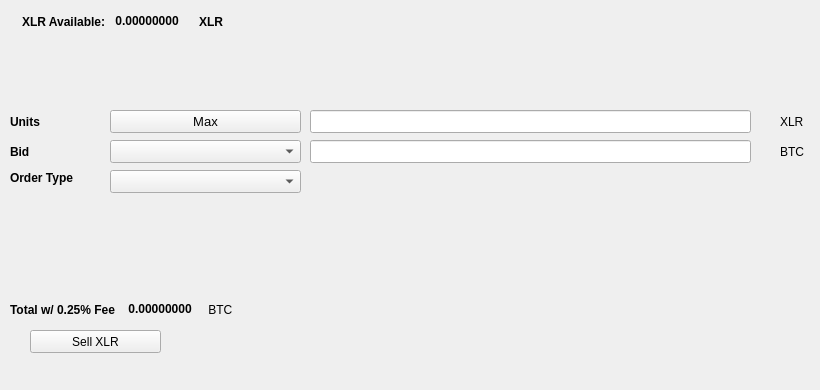
   <widget class="QWidget" name="SellTab">
    <attribute name="title">
     <string>Sell</string>
    </attribute>
    <widget class="QLabel" name="label_16">
     <property name="geometry">
      <rect>
       <x>780</x>
       <y>140</y>
       <width>31</width>
       <height>23</height>
      </rect>
     </property>
     <property name="text">
      <string>BTC</string>
     </property>
    </widget>
    <widget class="QComboBox" name="SellBidcomboBox">
     <property name="geometry">
      <rect>
       <x>110</x>
       <y>140</y>
       <width>191</width>
       <height>23</height>
      </rect>
     </property>
     <property name="font">
      <font>
       <pointsize>10</pointsize>
      </font>
     </property>
    </widget>
    <widget class="QLabel" name="label_18">
     <property name="geometry">
      <rect>
       <x>10</x>
       <y>110</y>
       <width>46</width>
       <height>23</height>
      </rect>
     </property>
     <property name="font">
      <font>
       <weight>75</weight>
       <bold>true</bold>
      </font>
     </property>
     <property name="text">
      <string>Units</string>
     </property>
    </widget>
    <widget class="QPushButton" name="Sell_Max_Amount">
     <property name="geometry">
      <rect>
       <x>110</x>
       <y>110</y>
       <width>191</width>
       <height>23</height>
      </rect>
     </property>
     <property name="font">
      <font>
       <pointsize>10</pointsize>
      </font>
     </property>
     <property name="text">
      <string>Max</string>
     </property>
    </widget>
    <widget class="QLabel" name="label_20">
     <property name="geometry">
      <rect>
       <x>10</x>
       <y>170</y>
       <width>91</width>
       <height>16</height>
      </rect>
     </property>
     <property name="font">
      <font>
       <weight>75</weight>
       <bold>true</bold>
      </font>
     </property>
     <property name="text">
      <string>Order Type</string>
     </property>
    </widget>
    <widget class="QComboBox" name="SellOrdertypeCombo">
     <property name="geometry">
      <rect>
       <x>110</x>
       <y>170</y>
       <width>191</width>
       <height>23</height>
      </rect>
     </property>
     <property name="font">
      <font>
       <pointsize>10</pointsize>
      </font>
     </property>
    </widget>
    <widget class="QLabel" name="label_21">
     <property name="geometry">
      <rect>
       <x>10</x>
       <y>140</y>
       <width>46</width>
       <height>23</height>
      </rect>
     </property>
     <property name="font">
      <font>
       <weight>75</weight>
       <bold>true</bold>
      </font>
     </property>
     <property name="text">
      <string>Bid</string>
     </property>
    </widget>
    <widget class="QLabel" name="label_22">
     <property name="geometry">
      <rect>
       <x>780</x>
       <y>110</y>
       <width>31</width>
       <height>23</height>
      </rect>
     </property>
     <property name="text">
      <string>XLR</string>
     </property>
    </widget>
    <widget class="QLineEdit" name="UnitsInputXLR">
     <property name="geometry">
      <rect>
       <x>310</x>
       <y>110</y>
       <width>441</width>
       <height>23</height>
      </rect>
     </property>
     <property name="font">
      <font>
       <pointsize>9</pointsize>
       <weight>75</weight>
       <bold>true</bold>
      </font>
     </property>
    </widget>
    <widget class="QLineEdit" name="SellBidPriceEdit">
     <property name="geometry">
      <rect>
       <x>310</x>
       <y>140</y>
       <width>441</width>
       <height>23</height>
      </rect>
     </property>
     <property name="font">
      <font>
       <pointsize>9</pointsize>
       <weight>75</weight>
       <bold>true</bold>
      </font>
     </property>
    </widget>
    <widget class="QPushButton" name="SellXLRBTN">
     <property name="geometry">
      <rect>
       <x>30</x>
       <y>330</y>
       <width>131</width>
       <height>23</height>
      </rect>
     </property>
     <property name="text">
      <string>Sell XLR</string>
     </property>
     <property name="icon">
      <iconset resource="../tesla">
       <normaloff>:/icons/bitcoin</normaloff>:/icons/bitcoin</iconset>
     </property>
    </widget>
    <widget class="QWidget" name="layoutWidget3">
     <property name="geometry">
      <rect>
       <x>22</x>
       <y>12</y>
       <width>258</width>
       <height>19</height>
      </rect>
     </property>
     <layout class="QHBoxLayout" name="horizontalLayout">
      <item>
       <widget class="QLabel" name="label232_2">
        <property name="font">
         <font>
          <weight>75</weight>
          <bold>true</bold>
         </font>
        </property>
        <property name="text">
         <string>XLR Available:</string>
        </property>
       </widget>
      </item>
      <item>
       <widget class="QLabel" name="XLRAvailableLabel">
        <property name="palette">
         <palette>
          <active>
           <colorrole role="WindowText">
            <brush brushstyle="SolidPattern">
             <color alpha="255">
              <red>0</red>
              <green>0</green>
              <blue>0</blue>
             </color>
            </brush>
           </colorrole>
           <colorrole role="Button">
            <brush brushstyle="SolidPattern">
             <color alpha="255">
              <red>0</red>
              <green>170</green>
              <blue>0</blue>
             </color>
            </brush>
           </colorrole>
           <colorrole role="Light">
            <brush brushstyle="SolidPattern">
             <color alpha="255">
              <red>0</red>
              <green>255</green>
              <blue>0</blue>
             </color>
            </brush>
           </colorrole>
           <colorrole role="Midlight">
            <brush brushstyle="SolidPattern">
             <color alpha="255">
              <red>0</red>
              <green>212</green>
              <blue>0</blue>
             </color>
            </brush>
           </colorrole>
           <colorrole role="Dark">
            <brush brushstyle="SolidPattern">
             <color alpha="255">
              <red>0</red>
              <green>85</green>
              <blue>0</blue>
             </color>
            </brush>
           </colorrole>
           <colorrole role="Mid">
            <brush brushstyle="SolidPattern">
             <color alpha="255">
              <red>0</red>
              <green>113</green>
              <blue>0</blue>
             </color>
            </brush>
           </colorrole>
           <colorrole role="Text">
            <brush brushstyle="SolidPattern">
             <color alpha="255">
              <red>0</red>
              <green>170</green>
              <blue>0</blue>
             </color>
            </brush>
           </colorrole>
           <colorrole role="BrightText">
            <brush brushstyle="SolidPattern">
             <color alpha="255">
              <red>255</red>
              <green>255</green>
              <blue>255</blue>
             </color>
            </brush>
           </colorrole>
           <colorrole role="ButtonText">
            <brush brushstyle="SolidPattern">
             <color alpha="255">
              <red>0</red>
              <green>0</green>
              <blue>0</blue>
             </color>
            </brush>
           </colorrole>
           <colorrole role="Base">
            <brush brushstyle="SolidPattern">
             <color alpha="255">
              <red>255</red>
              <green>255</green>
              <blue>255</blue>
             </color>
            </brush>
           </colorrole>
           <colorrole role="Window">
            <brush brushstyle="SolidPattern">
             <color alpha="255">
              <red>0</red>
              <green>170</green>
              <blue>0</blue>
             </color>
            </brush>
           </colorrole>
           <colorrole role="Shadow">
            <brush brushstyle="SolidPattern">
             <color alpha="255">
              <red>0</red>
              <green>0</green>
              <blue>0</blue>
             </color>
            </brush>
           </colorrole>
           <colorrole role="AlternateBase">
            <brush brushstyle="SolidPattern">
             <color alpha="255">
              <red>127</red>
              <green>212</green>
              <blue>127</blue>
             </color>
            </brush>
           </colorrole>
           <colorrole role="ToolTipBase">
            <brush brushstyle="SolidPattern">
             <color alpha="255">
              <red>255</red>
              <green>255</green>
              <blue>220</blue>
             </color>
            </brush>
           </colorrole>
           <colorrole role="ToolTipText">
            <brush brushstyle="SolidPattern">
             <color alpha="255">
              <red>0</red>
              <green>0</green>
              <blue>0</blue>
             </color>
            </brush>
           </colorrole>
          </active>
          <inactive>
           <colorrole role="WindowText">
            <brush brushstyle="SolidPattern">
             <color alpha="255">
              <red>0</red>
              <green>0</green>
              <blue>0</blue>
             </color>
            </brush>
           </colorrole>
           <colorrole role="Button">
            <brush brushstyle="SolidPattern">
             <color alpha="255">
              <red>0</red>
              <green>170</green>
              <blue>0</blue>
             </color>
            </brush>
           </colorrole>
           <colorrole role="Light">
            <brush brushstyle="SolidPattern">
             <color alpha="255">
              <red>0</red>
              <green>255</green>
              <blue>0</blue>
             </color>
            </brush>
           </colorrole>
           <colorrole role="Midlight">
            <brush brushstyle="SolidPattern">
             <color alpha="255">
              <red>0</red>
              <green>212</green>
              <blue>0</blue>
             </color>
            </brush>
           </colorrole>
           <colorrole role="Dark">
            <brush brushstyle="SolidPattern">
             <color alpha="255">
              <red>0</red>
              <green>85</green>
              <blue>0</blue>
             </color>
            </brush>
           </colorrole>
           <colorrole role="Mid">
            <brush brushstyle="SolidPattern">
             <color alpha="255">
              <red>0</red>
              <green>113</green>
              <blue>0</blue>
             </color>
            </brush>
           </colorrole>
           <colorrole role="Text">
            <brush brushstyle="SolidPattern">
             <color alpha="255">
              <red>0</red>
              <green>170</green>
              <blue>0</blue>
             </color>
            </brush>
           </colorrole>
           <colorrole role="BrightText">
            <brush brushstyle="SolidPattern">
             <color alpha="255">
              <red>255</red>
              <green>255</green>
              <blue>255</blue>
             </color>
            </brush>
           </colorrole>
           <colorrole role="ButtonText">
            <brush brushstyle="SolidPattern">
             <color alpha="255">
              <red>0</red>
              <green>0</green>
              <blue>0</blue>
             </color>
            </brush>
           </colorrole>
           <colorrole role="Base">
            <brush brushstyle="SolidPattern">
             <color alpha="255">
              <red>255</red>
              <green>255</green>
              <blue>255</blue>
             </color>
            </brush>
           </colorrole>
           <colorrole role="Window">
            <brush brushstyle="SolidPattern">
             <color alpha="255">
              <red>0</red>
              <green>170</green>
              <blue>0</blue>
             </color>
            </brush>
           </colorrole>
           <colorrole role="Shadow">
            <brush brushstyle="SolidPattern">
             <color alpha="255">
              <red>0</red>
              <green>0</green>
              <blue>0</blue>
             </color>
            </brush>
           </colorrole>
           <colorrole role="AlternateBase">
            <brush brushstyle="SolidPattern">
             <color alpha="255">
              <red>127</red>
              <green>212</green>
              <blue>127</blue>
             </color>
            </brush>
           </colorrole>
           <colorrole role="ToolTipBase">
            <brush brushstyle="SolidPattern">
             <color alpha="255">
              <red>255</red>
              <green>255</green>
              <blue>220</blue>
             </color>
            </brush>
           </colorrole>
           <colorrole role="ToolTipText">
            <brush brushstyle="SolidPattern">
             <color alpha="255">
              <red>0</red>
              <green>0</green>
              <blue>0</blue>
             </color>
            </brush>
           </colorrole>
          </inactive>
          <disabled>
           <colorrole role="WindowText">
            <brush brushstyle="SolidPattern">
             <color alpha="255">
              <red>0</red>
              <green>85</green>
              <blue>0</blue>
             </color>
            </brush>
           </colorrole>
           <colorrole role="Button">
            <brush brushstyle="SolidPattern">
             <color alpha="255">
              <red>0</red>
              <green>170</green>
              <blue>0</blue>
             </color>
            </brush>
           </colorrole>
           <colorrole role="Light">
            <brush brushstyle="SolidPattern">
             <color alpha="255">
              <red>0</red>
              <green>255</green>
              <blue>0</blue>
             </color>
            </brush>
           </colorrole>
           <colorrole role="Midlight">
            <brush brushstyle="SolidPattern">
             <color alpha="255">
              <red>0</red>
              <green>212</green>
              <blue>0</blue>
             </color>
            </brush>
           </colorrole>
           <colorrole role="Dark">
            <brush brushstyle="SolidPattern">
             <color alpha="255">
              <red>0</red>
              <green>85</green>
              <blue>0</blue>
             </color>
            </brush>
           </colorrole>
           <colorrole role="Mid">
            <brush brushstyle="SolidPattern">
             <color alpha="255">
              <red>0</red>
              <green>113</green>
              <blue>0</blue>
             </color>
            </brush>
           </colorrole>
           <colorrole role="Text">
            <brush brushstyle="SolidPattern">
             <color alpha="255">
              <red>0</red>
              <green>85</green>
              <blue>0</blue>
             </color>
            </brush>
           </colorrole>
           <colorrole role="BrightText">
            <brush brushstyle="SolidPattern">
             <color alpha="255">
              <red>255</red>
              <green>255</green>
              <blue>255</blue>
             </color>
            </brush>
           </colorrole>
           <colorrole role="ButtonText">
            <brush brushstyle="SolidPattern">
             <color alpha="255">
              <red>0</red>
              <green>85</green>
              <blue>0</blue>
             </color>
            </brush>
           </colorrole>
           <colorrole role="Base">
            <brush brushstyle="SolidPattern">
             <color alpha="255">
              <red>0</red>
              <green>170</green>
              <blue>0</blue>
             </color>
            </brush>
           </colorrole>
           <colorrole role="Window">
            <brush brushstyle="SolidPattern">
             <color alpha="255">
              <red>0</red>
              <green>170</green>
              <blue>0</blue>
             </color>
            </brush>
           </colorrole>
           <colorrole role="Shadow">
            <brush brushstyle="SolidPattern">
             <color alpha="255">
              <red>0</red>
              <green>0</green>
              <blue>0</blue>
             </color>
            </brush>
           </colorrole>
           <colorrole role="AlternateBase">
            <brush brushstyle="SolidPattern">
             <color alpha="255">
              <red>0</red>
              <green>170</green>
              <blue>0</blue>
             </color>
            </brush>
           </colorrole>
           <colorrole role="ToolTipBase">
            <brush brushstyle="SolidPattern">
             <color alpha="255">
              <red>255</red>
              <green>255</green>
              <blue>220</blue>
             </color>
            </brush>
           </colorrole>
           <colorrole role="ToolTipText">
            <brush brushstyle="SolidPattern">
             <color alpha="255">
              <red>0</red>
              <green>0</green>
              <blue>0</blue>
             </color>
            </brush>
           </colorrole>
          </disabled>
         </palette>
        </property>
        <property name="font">
         <font>
          <weight>75</weight>
          <bold>true</bold>
         </font>
        </property>
        <property name="text">
         <string> 0.00000000 </string>
        </property>
        <property name="textInteractionFlags">
         <set>Qt::LinksAccessibleByMouse|Qt::TextSelectableByKeyboard|Qt::TextSelectableByMouse</set>
        </property>
       </widget>
      </item>
      <item>
       <widget class="QLabel" name="labelXLR">
        <property name="font">
         <font>
          <weight>75</weight>
          <bold>true</bold>
         </font>
        </property>
        <property name="text">
         <string>XLR</string>
        </property>
       </widget>
      </item>
     </layout>
    </widget>
    <widget class="QWidget" name="layoutWidget">
     <property name="geometry">
      <rect>
       <x>10</x>
       <y>300</y>
       <width>268</width>
       <height>19</height>
      </rect>
     </property>
     <layout class="QHBoxLayout" name="horizontalLayout_2">
      <item>
       <widget class="QLabel" name="label_19">
        <property name="font">
         <font>
          <weight>75</weight>
          <bold>true</bold>
         </font>
        </property>
        <property name="text">
         <string>Total w/ 0.25% Fee </string>
        </property>
       </widget>
      </item>
      <item>
       <widget class="QLabel" name="SellCostLabel">
        <property name="palette">
         <palette>
          <active>
           <colorrole role="WindowText">
            <brush brushstyle="SolidPattern">
             <color alpha="255">
              <red>0</red>
              <green>0</green>
              <blue>0</blue>
             </color>
            </brush>
           </colorrole>
           <colorrole role="Button">
            <brush brushstyle="SolidPattern">
             <color alpha="255">
              <red>0</red>
              <green>170</green>
              <blue>0</blue>
             </color>
            </brush>
           </colorrole>
           <colorrole role="Light">
            <brush brushstyle="SolidPattern">
             <color alpha="255">
              <red>0</red>
              <green>255</green>
              <blue>0</blue>
             </color>
            </brush>
           </colorrole>
           <colorrole role="Midlight">
            <brush brushstyle="SolidPattern">
             <color alpha="255">
              <red>0</red>
              <green>212</green>
              <blue>0</blue>
             </color>
            </brush>
           </colorrole>
           <colorrole role="Dark">
            <brush brushstyle="SolidPattern">
             <color alpha="255">
              <red>0</red>
              <green>85</green>
              <blue>0</blue>
             </color>
            </brush>
           </colorrole>
           <colorrole role="Mid">
            <brush brushstyle="SolidPattern">
             <color alpha="255">
              <red>0</red>
              <green>113</green>
              <blue>0</blue>
             </color>
            </brush>
           </colorrole>
           <colorrole role="Text">
            <brush brushstyle="SolidPattern">
             <color alpha="255">
              <red>0</red>
              <green>170</green>
              <blue>0</blue>
             </color>
            </brush>
           </colorrole>
           <colorrole role="BrightText">
            <brush brushstyle="SolidPattern">
             <color alpha="255">
              <red>255</red>
              <green>255</green>
              <blue>255</blue>
             </color>
            </brush>
           </colorrole>
           <colorrole role="ButtonText">
            <brush brushstyle="SolidPattern">
             <color alpha="255">
              <red>0</red>
              <green>0</green>
              <blue>0</blue>
             </color>
            </brush>
           </colorrole>
           <colorrole role="Base">
            <brush brushstyle="SolidPattern">
             <color alpha="255">
              <red>255</red>
              <green>255</green>
              <blue>255</blue>
             </color>
            </brush>
           </colorrole>
           <colorrole role="Window">
            <brush brushstyle="SolidPattern">
             <color alpha="255">
              <red>0</red>
              <green>170</green>
              <blue>0</blue>
             </color>
            </brush>
           </colorrole>
           <colorrole role="Shadow">
            <brush brushstyle="SolidPattern">
             <color alpha="255">
              <red>0</red>
              <green>0</green>
              <blue>0</blue>
             </color>
            </brush>
           </colorrole>
           <colorrole role="AlternateBase">
            <brush brushstyle="SolidPattern">
             <color alpha="255">
              <red>127</red>
              <green>212</green>
              <blue>127</blue>
             </color>
            </brush>
           </colorrole>
           <colorrole role="ToolTipBase">
            <brush brushstyle="SolidPattern">
             <color alpha="255">
              <red>255</red>
              <green>255</green>
              <blue>220</blue>
             </color>
            </brush>
           </colorrole>
           <colorrole role="ToolTipText">
            <brush brushstyle="SolidPattern">
             <color alpha="255">
              <red>0</red>
              <green>0</green>
              <blue>0</blue>
             </color>
            </brush>
           </colorrole>
          </active>
          <inactive>
           <colorrole role="WindowText">
            <brush brushstyle="SolidPattern">
             <color alpha="255">
              <red>0</red>
              <green>0</green>
              <blue>0</blue>
             </color>
            </brush>
           </colorrole>
           <colorrole role="Button">
            <brush brushstyle="SolidPattern">
             <color alpha="255">
              <red>0</red>
              <green>170</green>
              <blue>0</blue>
             </color>
            </brush>
           </colorrole>
           <colorrole role="Light">
            <brush brushstyle="SolidPattern">
             <color alpha="255">
              <red>0</red>
              <green>255</green>
              <blue>0</blue>
             </color>
            </brush>
           </colorrole>
           <colorrole role="Midlight">
            <brush brushstyle="SolidPattern">
             <color alpha="255">
              <red>0</red>
              <green>212</green>
              <blue>0</blue>
             </color>
            </brush>
           </colorrole>
           <colorrole role="Dark">
            <brush brushstyle="SolidPattern">
             <color alpha="255">
              <red>0</red>
              <green>85</green>
              <blue>0</blue>
             </color>
            </brush>
           </colorrole>
           <colorrole role="Mid">
            <brush brushstyle="SolidPattern">
             <color alpha="255">
              <red>0</red>
              <green>113</green>
              <blue>0</blue>
             </color>
            </brush>
           </colorrole>
           <colorrole role="Text">
            <brush brushstyle="SolidPattern">
             <color alpha="255">
              <red>0</red>
              <green>170</green>
              <blue>0</blue>
             </color>
            </brush>
           </colorrole>
           <colorrole role="BrightText">
            <brush brushstyle="SolidPattern">
             <color alpha="255">
              <red>255</red>
              <green>255</green>
              <blue>255</blue>
             </color>
            </brush>
           </colorrole>
           <colorrole role="ButtonText">
            <brush brushstyle="SolidPattern">
             <color alpha="255">
              <red>0</red>
              <green>0</green>
              <blue>0</blue>
             </color>
            </brush>
           </colorrole>
           <colorrole role="Base">
            <brush brushstyle="SolidPattern">
             <color alpha="255">
              <red>255</red>
              <green>255</green>
              <blue>255</blue>
             </color>
            </brush>
           </colorrole>
           <colorrole role="Window">
            <brush brushstyle="SolidPattern">
             <color alpha="255">
              <red>0</red>
              <green>170</green>
              <blue>0</blue>
             </color>
            </brush>
           </colorrole>
           <colorrole role="Shadow">
            <brush brushstyle="SolidPattern">
             <color alpha="255">
              <red>0</red>
              <green>0</green>
              <blue>0</blue>
             </color>
            </brush>
           </colorrole>
           <colorrole role="AlternateBase">
            <brush brushstyle="SolidPattern">
             <color alpha="255">
              <red>127</red>
              <green>212</green>
              <blue>127</blue>
             </color>
            </brush>
           </colorrole>
           <colorrole role="ToolTipBase">
            <brush brushstyle="SolidPattern">
             <color alpha="255">
              <red>255</red>
              <green>255</green>
              <blue>220</blue>
             </color>
            </brush>
           </colorrole>
           <colorrole role="ToolTipText">
            <brush brushstyle="SolidPattern">
             <color alpha="255">
              <red>0</red>
              <green>0</green>
              <blue>0</blue>
             </color>
            </brush>
           </colorrole>
          </inactive>
          <disabled>
           <colorrole role="WindowText">
            <brush brushstyle="SolidPattern">
             <color alpha="255">
              <red>0</red>
              <green>85</green>
              <blue>0</blue>
             </color>
            </brush>
           </colorrole>
           <colorrole role="Button">
            <brush brushstyle="SolidPattern">
             <color alpha="255">
              <red>0</red>
              <green>170</green>
              <blue>0</blue>
             </color>
            </brush>
           </colorrole>
           <colorrole role="Light">
            <brush brushstyle="SolidPattern">
             <color alpha="255">
              <red>0</red>
              <green>255</green>
              <blue>0</blue>
             </color>
            </brush>
           </colorrole>
           <colorrole role="Midlight">
            <brush brushstyle="SolidPattern">
             <color alpha="255">
              <red>0</red>
              <green>212</green>
              <blue>0</blue>
             </color>
            </brush>
           </colorrole>
           <colorrole role="Dark">
            <brush brushstyle="SolidPattern">
             <color alpha="255">
              <red>0</red>
              <green>85</green>
              <blue>0</blue>
             </color>
            </brush>
           </colorrole>
           <colorrole role="Mid">
            <brush brushstyle="SolidPattern">
             <color alpha="255">
              <red>0</red>
              <green>113</green>
              <blue>0</blue>
             </color>
            </brush>
           </colorrole>
           <colorrole role="Text">
            <brush brushstyle="SolidPattern">
             <color alpha="255">
              <red>0</red>
              <green>85</green>
              <blue>0</blue>
             </color>
            </brush>
           </colorrole>
           <colorrole role="BrightText">
            <brush brushstyle="SolidPattern">
             <color alpha="255">
              <red>255</red>
              <green>255</green>
              <blue>255</blue>
             </color>
            </brush>
           </colorrole>
           <colorrole role="ButtonText">
            <brush brushstyle="SolidPattern">
             <color alpha="255">
              <red>0</red>
              <green>85</green>
              <blue>0</blue>
             </color>
            </brush>
           </colorrole>
           <colorrole role="Base">
            <brush brushstyle="SolidPattern">
             <color alpha="255">
              <red>0</red>
              <green>170</green>
              <blue>0</blue>
             </color>
            </brush>
           </colorrole>
           <colorrole role="Window">
            <brush brushstyle="SolidPattern">
             <color alpha="255">
              <red>0</red>
              <green>170</green>
              <blue>0</blue>
             </color>
            </brush>
           </colorrole>
           <colorrole role="Shadow">
            <brush brushstyle="SolidPattern">
             <color alpha="255">
              <red>0</red>
              <green>0</green>
              <blue>0</blue>
             </color>
            </brush>
           </colorrole>
           <colorrole role="AlternateBase">
            <brush brushstyle="SolidPattern">
             <color alpha="255">
              <red>0</red>
              <green>170</green>
              <blue>0</blue>
             </color>
            </brush>
           </colorrole>
           <colorrole role="ToolTipBase">
            <brush brushstyle="SolidPattern">
             <color alpha="255">
              <red>255</red>
              <green>255</green>
              <blue>220</blue>
             </color>
            </brush>
           </colorrole>
           <colorrole role="ToolTipText">
            <brush brushstyle="SolidPattern">
             <color alpha="255">
              <red>0</red>
              <green>0</green>
              <blue>0</blue>
             </color>
            </brush>
           </colorrole>
          </disabled>
         </palette>
        </property>
        <property name="font">
         <font>
          <weight>75</weight>
          <bold>true</bold>
         </font>
        </property>
        <property name="autoFillBackground">
         <bool>false</bool>
        </property>
        <property name="text">
         <string> 0.00000000</string>
        </property>
        <property name="textInteractionFlags">
         <set>Qt::LinksAccessibleByMouse|Qt::TextSelectableByMouse</set>
        </property>
       </widget>
      </item>
      <item>
       <widget class="QLabel" name="label_17">
        <property name="font">
         <font>
          <weight>50</weight>
          <bold>false</bold>
         </font>
        </property>
        <property name="text">
         <string> BTC</string>
        </property>
       </widget>
      </item>
     </layout>
    </widget>
    <widget class="QLabel" name="label_23">
     <property name="geometry">
      <rect>
       <x>460</x>
       <y>300</y>
       <width>281</width>
       <height>81</height>
      </rect>
     </property>
     <property name="text">
      <string/>
     </property>
     <property name="pixmap">
      <pixmap>:/images/bittrex</pixmap>
     </property>
    </widget>
   </widget>
